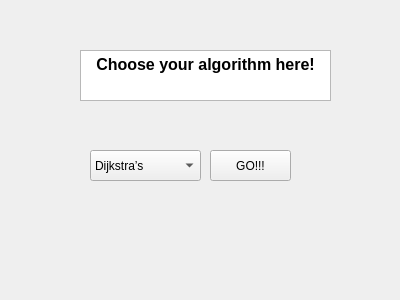
<?xml version="1.0" encoding="UTF-8"?>
<ui version="4.0">
 <class>selectAlgo</class>
 <widget class="QWidget" name="selectAlgo">
  <property name="geometry">
   <rect>
    <x>0</x>
    <y>0</y>
    <width>400</width>
    <height>300</height>
   </rect>
  </property>
  <property name="windowTitle">
   <string>Form</string>
  </property>
  <widget class="QTextEdit" name="textEdit">
   <property name="geometry">
    <rect>
     <x>80</x>
     <y>50</y>
     <width>251</width>
     <height>51</height>
    </rect>
   </property>
   <property name="html">
    <string>&lt;!DOCTYPE HTML PUBLIC &quot;-//W3C//DTD HTML 4.0//EN&quot; &quot;http://www.w3.org/TR/REC-html40/strict.dtd&quot;&gt;
&lt;html&gt;&lt;head&gt;&lt;meta name=&quot;qrichtext&quot; content=&quot;1&quot; /&gt;&lt;meta charset=&quot;utf-8&quot; /&gt;&lt;style type=&quot;text/css&quot;&gt;
p, li { white-space: pre-wrap; }
&lt;/style&gt;&lt;/head&gt;&lt;body style=&quot; font-family:'Segoe UI'; font-size:9pt; font-weight:400; font-style:normal;&quot;&gt;
&lt;p align=&quot;center&quot; style=&quot; margin-top:0px; margin-bottom:0px; margin-left:0px; margin-right:0px; -qt-block-indent:0; text-indent:0px;&quot;&gt;&lt;span style=&quot; font-size:12pt; font-weight:700;&quot;&gt;Choose your algorithm here!&lt;/span&gt;&lt;/p&gt;&lt;/body&gt;&lt;/html&gt;</string>
   </property>
  </widget>
  <widget class="QComboBox" name="algoBox">
   <property name="geometry">
    <rect>
     <x>90</x>
     <y>150</y>
     <width>111</width>
     <height>31</height>
    </rect>
   </property>
   <item>
    <property name="text">
     <string>Dijkstra’s</string>
    </property>
   </item>
   <item>
    <property name="text">
     <string>Order Specified</string>
    </property>
   </item>
   <item>
    <property name="text">
     <string>Visit All</string>
    </property>
   </item>
   <item>
    <property name="text">
     <string>Custom trip</string>
    </property>
   </item>
  </widget>
  <widget class="QPushButton" name="go">
   <property name="geometry">
    <rect>
     <x>210</x>
     <y>150</y>
     <width>81</width>
     <height>31</height>
    </rect>
   </property>
   <property name="text">
    <string>GO!!!</string>
   </property>
  </widget>
 </widget>
 <resources/>
 <connections/>
</ui>
